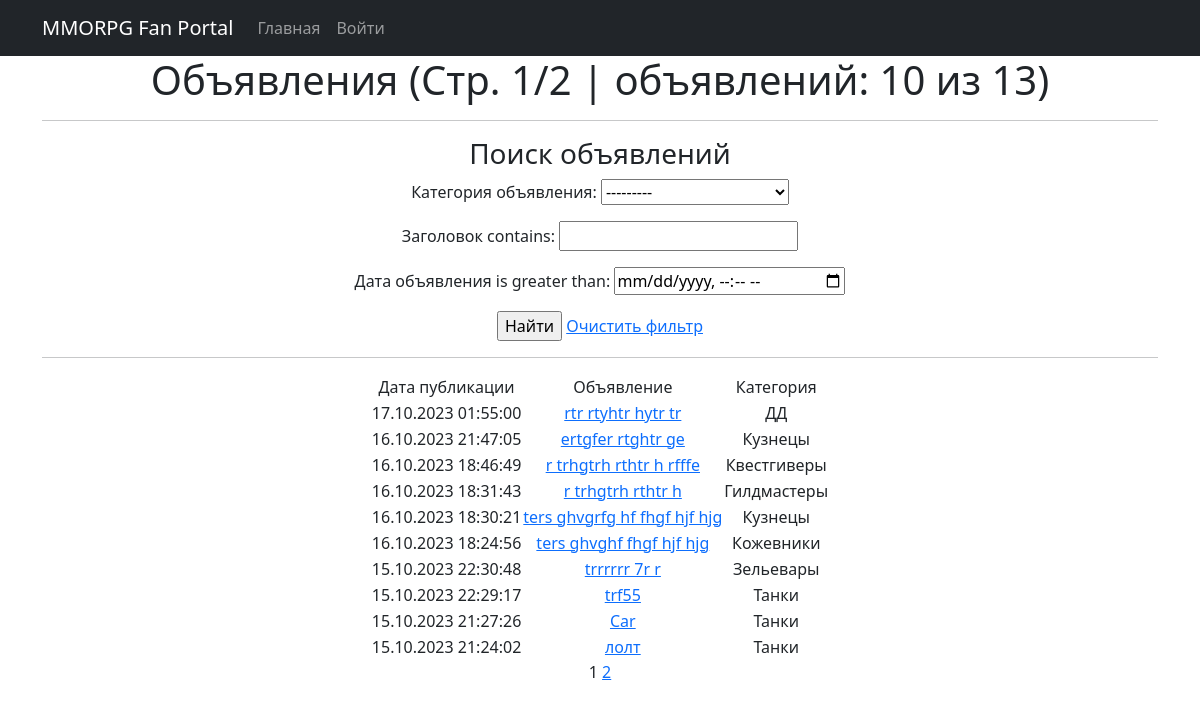
Before: / with the older database file.
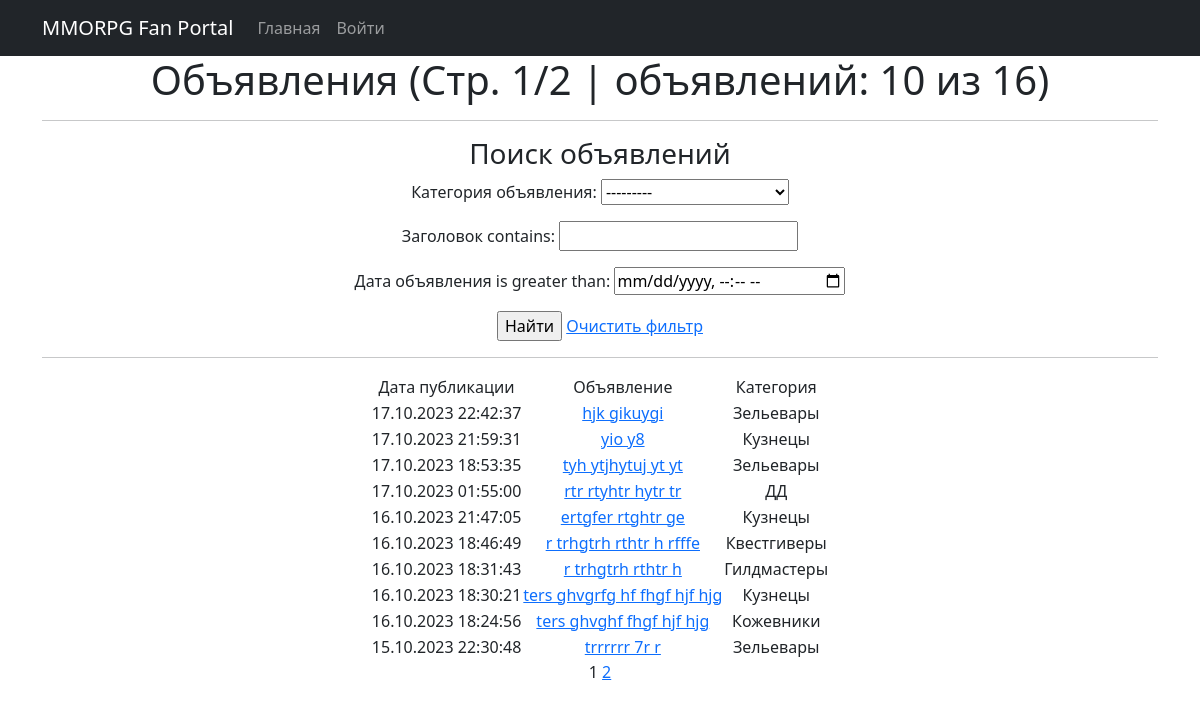
After: the same page with the newer database file.
### mmorpg/models.py (models this page shows, shortened)
class Ads(models.Model):
    CATEGORIES = [
        ('tanks', 'Танки'),
        ('heals', 'Хилы'),
        ('dd', 'ДД'),
        ('tradespeople', 'Торговцы'),
        ('guildmasters', 'Гилдмастеры'),
        ('questgivers', 'Квестгиверы'),
        ('blacksmiths', 'Кузнецы'),
        ('tanners', 'Кожевники'),
        ('potionmakers', 'Зельевары'),
        ('spellmasters', 'Мастера заклинаний'),
    ]
    author = models.ForeignKey(User, on_delete=models.CASCADE, verbose_name="Автор")
    title = models.CharField("Заголовок", max_length=128)
    text = RichTextUploadingField("Текст")
    category = models.CharField("Категория объявления",
                                max_length=12,
                                choices=CATEGORIES,
                                default='tanks')
    media = models.FileField("Прикрепленные файлы", upload_to='uploads/', blank=True)
    date = models.DateTimeField("Дата объявления", auto_now_add=True)

### mmorpg/views.py (the view)
# urls.py: path('', AdsList.as_view(), name='ads_list'),
class AdsList(ListView):
    model = Ads
    ordering = '-date'
    template_name = 'AdsList.html'
    context_object_name = 'adsList'
    paginate_by = 10
    def get_queryset(self):
        queryset = super().get_queryset()
        self.filterset = AdsFilter(self.request.GET, queryset)
        return self.filterset.qs
    def get_context_data(self, **kwargs):
        context = super().get_context_data(**kwargs)
        context['filterset'] = self.filterset
        return context

### mmorpg/templatetags/custom_filter.py (called while the page is built)
@register.filter()
def ads_len(value):
    page_value = str(len(value))
    total_value = str(len(Ads.objects.all()))
    return f' {page_value} из {total_value}'

@register.simple_tag(takes_context=True)
def url_replace(context, **kwargs):
    d = context['request'].GET.copy()
    for k, v in kwargs.items():
        d[k] = v
    return d.urlencode()

### templates/AdsList.html (shortened to what this page needs)
{% extends 'flatpages/default.html' %}
{% load custom_filter %}
{% block content %}
   <h1>Объявления (Стр. {{ page_obj.number }}/{{ page_obj.paginator.num_pages }} | объявлений: {{ adsList|ads_len }})</h1>
   <hr>
   <h3>Поиск объявлений</h3>
    <form action="" method="get">
       {{ filterset.form.as_p }}
       <input type="submit" value="Найти" /> <a href="{% url 'ads_list' %}">Очистить фильтр</a>
    </form>
   <hr>
   {% if adsList %}
       <table align="center">
           <tr>
               <td>Дата публикации</td>
               <td>Объявление</td>
               <td>Категория</td>
           </tr>
           {% for ads in adsList %}
           <tr>
               <td>{{ ads.date|date:'d.m.Y H:i:s' }}</td>
               <td><a href="{% url 'ads_detail' ads.pk %}">{{ ads.title|truncatewords:7 }}</a></td>
               <td>{{ ads.get_category_display }}</td>
           </tr>
           {% endfor %}
       </table>
   {% else %}
       <h2>Объявлений нет!</h2>
   {% endif %}
   {{ page_obj.number }}
   {% if page_obj.has_next %}
       <a href="?{% url_replace page=page_obj.next_page_number %}">{{ page_obj.next_page_number }}</a>
   {% endif %}
{% endblock content %}

### templates/flatpages/default.html (shortened to what this page needs)
<!DOCTYPE html>
<html lang="en">
    <head>
        {% load static %}
        <link href="{% static 'css/styles.css' %}" rel="stylesheet" />
    </head>
    <body>
        <nav class="navbar navbar-expand-lg navbar-dark bg-dark static-top">
           <div class="container">
               <a class="navbar-brand" href="#">MMORPG Fan Portal</a>
               <div class="collapse navbar-collapse" id="navbarResponsive">
                   <ul class="navbar-nav ml-auto">
                       <li class="nav-item">
                           <a class="nav-link" href="/">Главная</a>
                       </li>
                       {% if not request.user.is_authenticated %}
                           <li class="nav-item">
                               <a class="nav-link" href="/accounts/login/">Войти</a>
                           </li>
                       {% else %}
                           <li class="nav-item">
                               <a class="nav-link" href="/accounts/logout/">Выйти ({{ request.user }})</a>
                           </li>
                       {% endif %}
                   </ul>
               </div>
           </div>
        </nav>
        <div class="container">
           <div class="row">
               <div class="col-lg-12 text-center">
                   {% block content %}{% endblock content %}
               </div>
           </div>
        </div>
    </body>
</html>

Changed rows visible on the page:
no longer on this page (row unchanged): Ads: date "15.10.2023 22:29:17", title "trf55", category "Танки"
no longer on this page (row unchanged): Ads: date "15.10.2023 21:27:26", title "Car", category "Танки"
no longer on this page (row unchanged): Ads: date "15.10.2023 21:24:02", title "лолт", category "Танки"
added Ads: date "17.10.2023 22:42:37", title "hjk gikuygi", category "Зельевары"
added Ads: date "17.10.2023 21:59:31", title "yio y8", category "Кузнецы"
added Ads: date "17.10.2023 18:53:35", title "tyh ytjhytuj yt yt", category "Зельевары"
Other visible differences:
{{ adsList|ads_len }}: "10 из 13" → "10 из 16"
